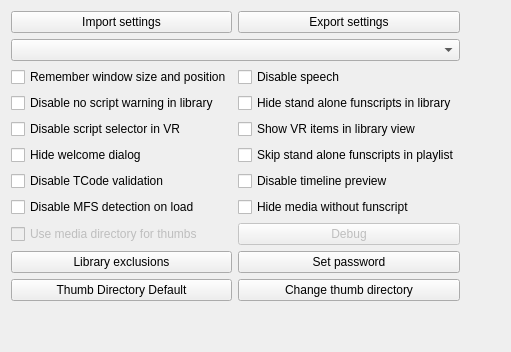
     <widget class="QWidget" name="systemtab">
      <attribute name="title">
       <string>System</string>
      </attribute>
      <layout class="QGridLayout" name="gridLayout_4">
       <item row="9" column="0">
        <widget class="QPushButton" name="libraryExclusionsBtn">
         <property name="text">
          <string>Library exclusions</string>
         </property>
        </widget>
       </item>
       <item row="0" column="1">
        <widget class="QPushButton" name="exportButton">
         <property name="text">
          <string>Export settings</string>
         </property>
        </widget>
       </item>
       <item row="1" column="0" colspan="2">
        <widget class="QComboBox" name="tCodeVersionComboBox"/>
       </item>
       <item row="2" column="0">
        <widget class="QCheckBox" name="rememberWindowSettingsChk">
         <property name="text">
          <string>Remember window size and position</string>
         </property>
        </widget>
       </item>
       <item row="4" column="0">
        <widget class="QCheckBox" name="disableVRScriptNotFoundCheckbox">
         <property name="toolTip">
          <string>This disables the Script not found\n
selector when in VR and the video playing\n
has no script associated with it.</string>
         </property>
         <property name="text">
          <string>Disable script selector in VR</string>
         </property>
        </widget>
       </item>
       <item row="7" column="0">
        <widget class="QCheckBox" name="MFSDiscoveryDisabledCheckBox">
         <property name="toolTip">
          <string>Checking this option will load MFS status on item hover instead of load time.
This will greatly slows down media reading on load if checked.</string>
         </property>
         <property name="text">
          <string>Disable MFS detection on load</string>
         </property>
        </widget>
       </item>
       <item row="8" column="0">
        <widget class="QCheckBox" name="useMediaDirectoryCheckbox">
         <property name="enabled">
          <bool>false</bool>
         </property>
         <property name="toolTip">
          <string>I didnt get a chance to test this option. If checked XTP will generate the thumbfiles  in the same folder as video. videoname.jpg</string>
         </property>
         <property name="text">
          <string>Use media directory for thumbs</string>
         </property>
        </widget>
       </item>
       <item row="9" column="1">
        <widget class="QPushButton" name="passwordButton">
         <property name="text">
          <string>Set password</string>
         </property>
        </widget>
       </item>
       <item row="13" column="1">
        <widget class="QPushButton" name="thumbDirButton">
         <property name="text">
          <string>Change thumb directory</string>
         </property>
        </widget>
       </item>
       <item row="5" column="0">
        <widget class="QCheckBox" name="hideWelcomeDialog">
         <property name="text">
          <string>Hide welcome dialog</string>
         </property>
        </widget>
       </item>
       <item row="4" column="1">
        <widget class="QCheckBox" name="showVRInLibraryViewCheckbox">
         <property name="text">
          <string>Show VR items in library view</string>
         </property>
        </widget>
       </item>
       <item row="0" column="0">
        <widget class="QPushButton" name="importButton">
         <property name="text">
          <string>Import settings</string>
         </property>
        </widget>
       </item>
       <item row="6" column="1">
        <widget class="QCheckBox" name="disableTimeLinePreviewChk">
         <property name="text">
          <string>Disable timeline preview</string>
         </property>
        </widget>
       </item>
       <item row="2" column="1">
        <widget class="QCheckBox" name="disableTextToSpeechCheckBox">
         <property name="toolTip">
          <string>This disables all speech in the app.</string>
         </property>
         <property name="text">
          <string>Disable speech</string>
         </property>
        </widget>
       </item>
       <item row="5" column="1">
        <widget class="QCheckBox" name="skipStandAloneFunscriptsInMainLibraryPlaylist">
         <property name="toolTip">
          <string>If checked, the library will skip playing standalone funscripts when the previous item finishes playing.</string>
         </property>
         <property name="text">
          <string>Skip stand alone funscripts in playlist</string>
         </property>
        </widget>
       </item>
       <item row="8" column="1">
        <widget class="QPushButton" name="dubugButton">
         <property name="enabled">
          <bool>false</bool>
         </property>
         <property name="text">
          <string>Debug</string>
         </property>
        </widget>
       </item>
       <item row="13" column="0">
        <widget class="QPushButton" name="thumbsDirDefaultButton">
         <property name="text">
          <string>Thumb Directory Default</string>
         </property>
        </widget>
       </item>
       <item row="6" column="0">
        <widget class="QCheckBox" name="disableTCodeValidationCheckbox">
         <property name="toolTip">
          <string>This will disable the D1 command to verify the device is a TCode device for both Serial and Network connections</string>
         </property>
         <property name="text">
          <string>Disable TCode validation</string>
         </property>
        </widget>
       </item>
       <item row="3" column="0">
        <widget class="QCheckBox" name="disableNoScriptFoundInLibrary">
         <property name="toolTip">
          <string>This will disable the warning that pops up\n
when you play a video from the library window\n
that has no script of the same name.</string>
         </property>
         <property name="text">
          <string>Disable no script warning in library</string>
         </property>
        </widget>
       </item>
       <item row="3" column="1">
        <widget class="QCheckBox" name="showLoneFunscriptsInLibraryCheckbox">
         <property name="toolTip">
          <string>If checked, funscripts in your library folder will be shown if they do not have an associated video.</string>
         </property>
         <property name="text">
          <string>Hide stand alone funscripts in library</string>
         </property>
        </widget>
       </item>
       <item row="0" column="2">
        <spacer name="horizontalSpacer">
         <property name="orientation">
          <enum>Qt::Horizontal</enum>
         </property>
         <property name="sizeHint" stdset="0">
          <size>
           <width>40</width>
           <height>20</height>
          </size>
         </property>
        </spacer>
       </item>
       <item row="14" column="0">
        <spacer name="verticalSpacer">
         <property name="orientation">
          <enum>Qt::Vertical</enum>
         </property>
         <property name="sizeHint" stdset="0">
          <size>
           <width>20</width>
           <height>40</height>
          </size>
         </property>
        </spacer>
       </item>
       <item row="7" column="1">
        <widget class="QCheckBox" name="hideMediaWithoutFunscriptsCheckbox">
         <property name="text">
          <string>Hide media without funscript</string>
         </property>
        </widget>
       </item>
      </layout>
     </widget>
